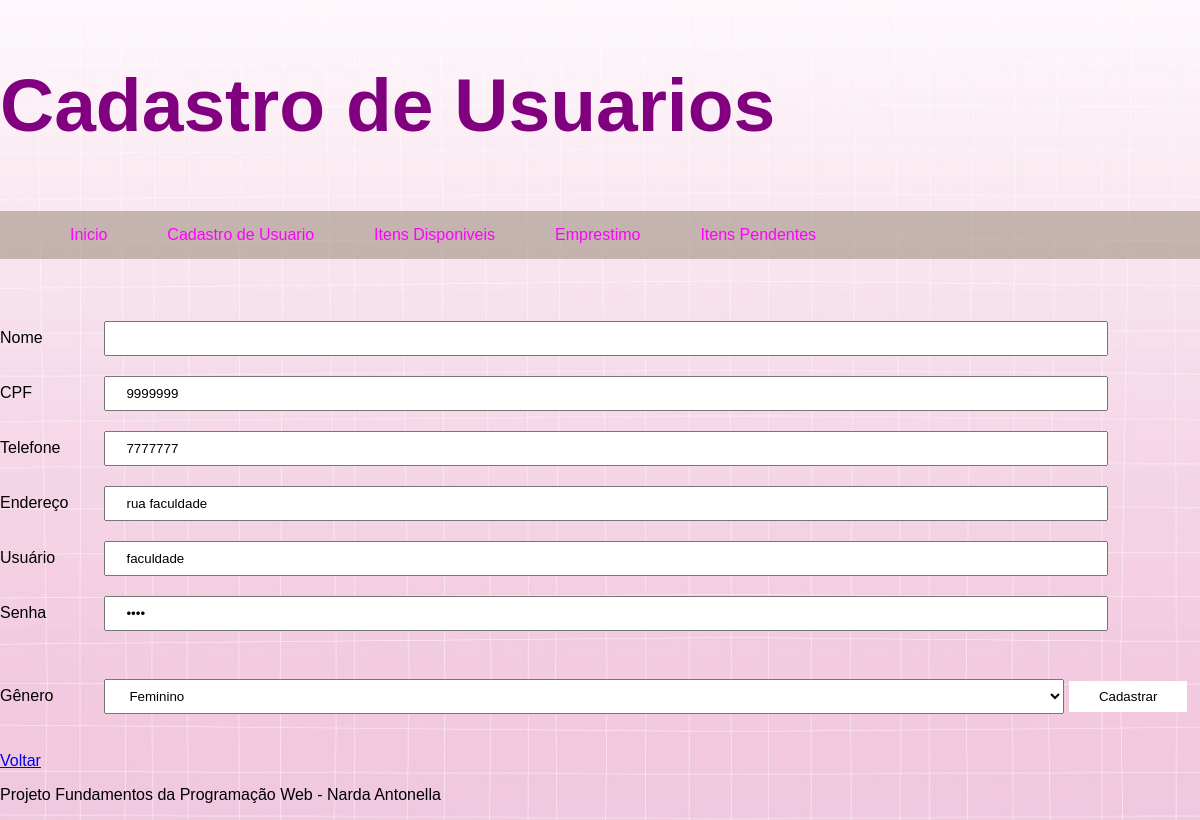
The app's page /cadastro_usuarios.php?id=26 with its own data.
### tables this page shows
CREATE TABLE `cadastro_usuarios` (
  `id` int(11) NOT NULL,
  `nome` varchar(50) NOT NULL,
  `cpf` varchar(11) NOT NULL,
  `telefone` int(15) NOT NULL,
  `endereco` varchar(50) NOT NULL,
  `genero` varchar(3) NOT NULL,
  `usuario` varchar(10) NOT NULL,
  `senha` varchar(32) NOT NULL
);

### cadastro_usuarios.php (the view, shortened to what this page needs)
<?php
		include "Cabecalho.php";
		include "conecta.php" ;
		$id = "";
		$cpf = "";
		$telefone = "";
		$endereco = "";
		$genero = "";
		$usuario = "";
		$senha = "";
		if (isset($_GET['id'])) {
				$id = $_GET['id'];
				$sql = "SELECT * FROM cadastro_usuarios where id = $id";
				$res = mysqli_query($conn, $sql);
				$row = mysqli_fetch_assoc($res);
				$cpf = $row["cpf"];
				$telefone =$row["telefone"];
				$endereco = $row["endereco"];
				$genero = $row["genero"];
				$usuario = $row["usuario"];
				$senha = $row["senha"];
		}
?>
			<header>
				<h2>Cadastro de Usuarios</h2>
			</header>
			<section>
					  <?php
							include "menu.php";
						?>
			<article>
					<form action="recebeusuario.php" method="post">
					<br/>
							<input type="hidden" name="id" value="<?php echo $id; ?>"> <br/>
							<label for="nome"> Nome</label>
							<input type="text" id="nome" name="nome"maxlength="50">
							<br/>
							<label for="cpf"> CPF</label>
							<input type="text" id="number" name="cpf" Value = "<?php echo $cpf;?>" maxlength="11">
							<br/>
							<label for="telefone"> Telefone</label>
							<input type="number" id="phone" name="telefone" Value = "<?php echo $telefone;?>"maxlength="15">
							<br/>
							<label for="endereco"> Endereço</label>
							<input type="text" id="endereco" name="endereco" Value = "<?php echo $endereco;?>"maxlength="50">
							<br/>
							<label for="usuario"> Usuário</label>
							<input type="text" id="login" name="usuario" Value = "<?php echo $usuario;?>" maxlength="10">
							<br/>
							<label for="senha"> Senha</label>
							<input type="password" id="senha" name="senha" Value = "<?php echo $senha;?>" maxlength="32">
							<br/>
							<label for="genero"> Gênero</label>
								<select name="genero">
									<option value="F" <?php if($genero=='F'){echo "selected";}?> >Feminino</option>
									</select>
								<input type="submit" value="Cadastrar">
					</form>
					<a href="inicio.php">Voltar</a>
			</article>
		</section>
<?php
		include "rodape.php";
?>

### tipo.css (style rules this page uses)
body { font-family: Arial, Helvetica, sans-serif; background-image: url(fondo2.png); background-size: 120%; margin: 0; min height: 100vh; width: 100%; }
header { padding: 0px; text-align: left; font-size: 50px; color: purple; }
label { display:inline-block; width: 100px; }
input[type=text] , input[type=data], input[type=number], input[type=code], input[type=tel], input[type=password], select { width: 80%; padding: 8px 20px; margin: 10px 0px; }
input[type=submit] { background-color:white; border: none; color: black; padding: 8px 30px; margin:40px 0; }

### records on screen
cadastro_usuarios: cpf "9999999", telefone "7777777", endereco "rua faculdade", usuario "faculdade", genero "Feminino"
